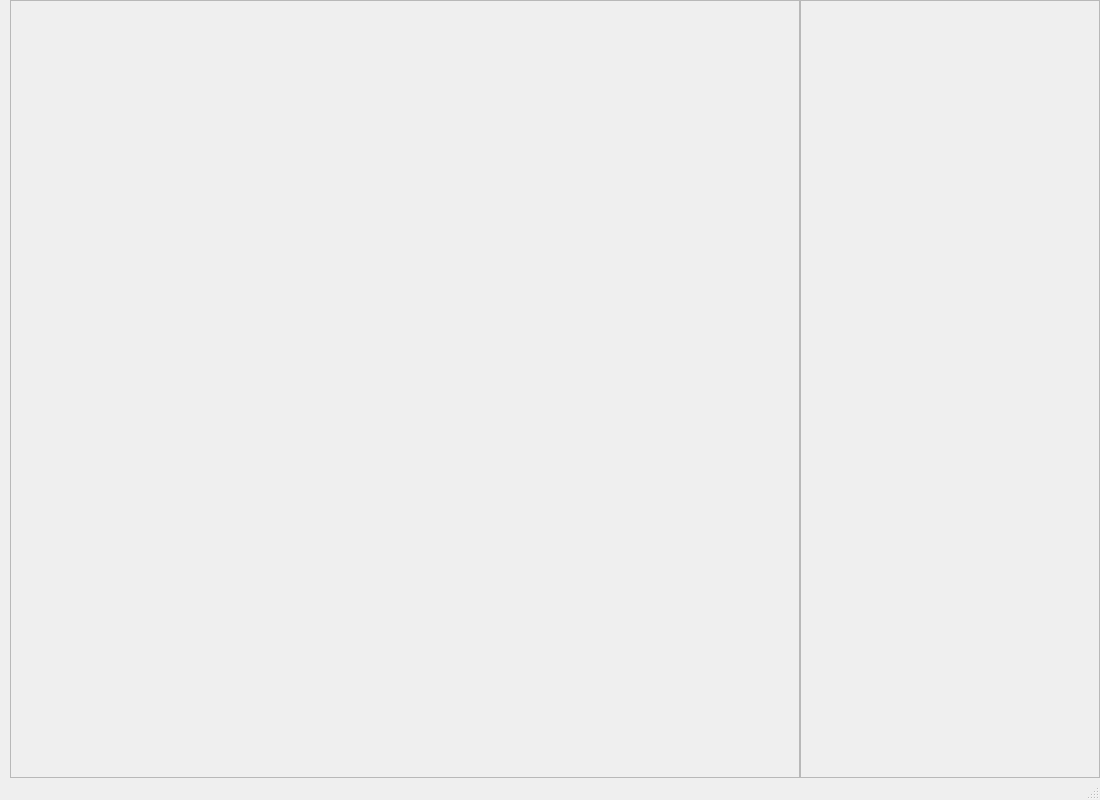
<?xml version="1.0" encoding="UTF-8"?>
<ui version="4.0">
 <class>MainWindow</class>
 <widget class="QMainWindow" name="MainWindow">
  <property name="geometry">
   <rect>
    <x>0</x>
    <y>0</y>
    <width>1100</width>
    <height>800</height>
   </rect>
  </property>
  <property name="minimumSize">
   <size>
    <width>1100</width>
    <height>800</height>
   </size>
  </property>
  <property name="maximumSize">
   <size>
    <width>1100</width>
    <height>800</height>
   </size>
  </property>
  <property name="windowTitle">
   <string>MainWindow</string>
  </property>
  <widget class="QWidget" name="centralwidget">
   <layout class="QHBoxLayout" name="horizontalLayout" stretch="5,0">
    <property name="spacing">
     <number>0</number>
    </property>
    <property name="leftMargin">
     <number>10</number>
    </property>
    <property name="topMargin">
     <number>0</number>
    </property>
    <property name="rightMargin">
     <number>0</number>
    </property>
    <property name="bottomMargin">
     <number>0</number>
    </property>
    <item>
     <widget class="FrameLabelView" name="frameL">
      <property name="frameShape">
       <enum>QFrame::Shape::StyledPanel</enum>
      </property>
      <property name="frameShadow">
       <enum>QFrame::Shadow::Raised</enum>
      </property>
     </widget>
    </item>
    <item>
     <widget class="FramePrintControl" name="frameR">
      <property name="minimumSize">
       <size>
        <width>300</width>
        <height>0</height>
       </size>
      </property>
      <property name="maximumSize">
       <size>
        <width>300</width>
        <height>16777215</height>
       </size>
      </property>
      <property name="styleSheet">
       <string notr="true"/>
      </property>
      <property name="frameShape">
       <enum>QFrame::Shape::StyledPanel</enum>
      </property>
      <property name="frameShadow">
       <enum>QFrame::Shadow::Raised</enum>
      </property>
     </widget>
    </item>
   </layout>
  </widget>
  <widget class="QMenuBar" name="menubar">
   <property name="geometry">
    <rect>
     <x>0</x>
     <y>0</y>
     <width>1100</width>
     <height>21</height>
    </rect>
   </property>
  </widget>
  <widget class="QStatusBar" name="statusbar"/>
 </widget>
 <customwidgets>
  <customwidget>
   <class>FrameLabelView</class>
   <extends>QFrame</extends>
   <header>framelabelview.h</header>
   <container>1</container>
  </customwidget>
  <customwidget>
   <class>FramePrintControl</class>
   <extends>QFrame</extends>
   <header>frameprintcontrol.h</header>
   <container>1</container>
  </customwidget>
 </customwidgets>
 <resources/>
 <connections/>
</ui>
